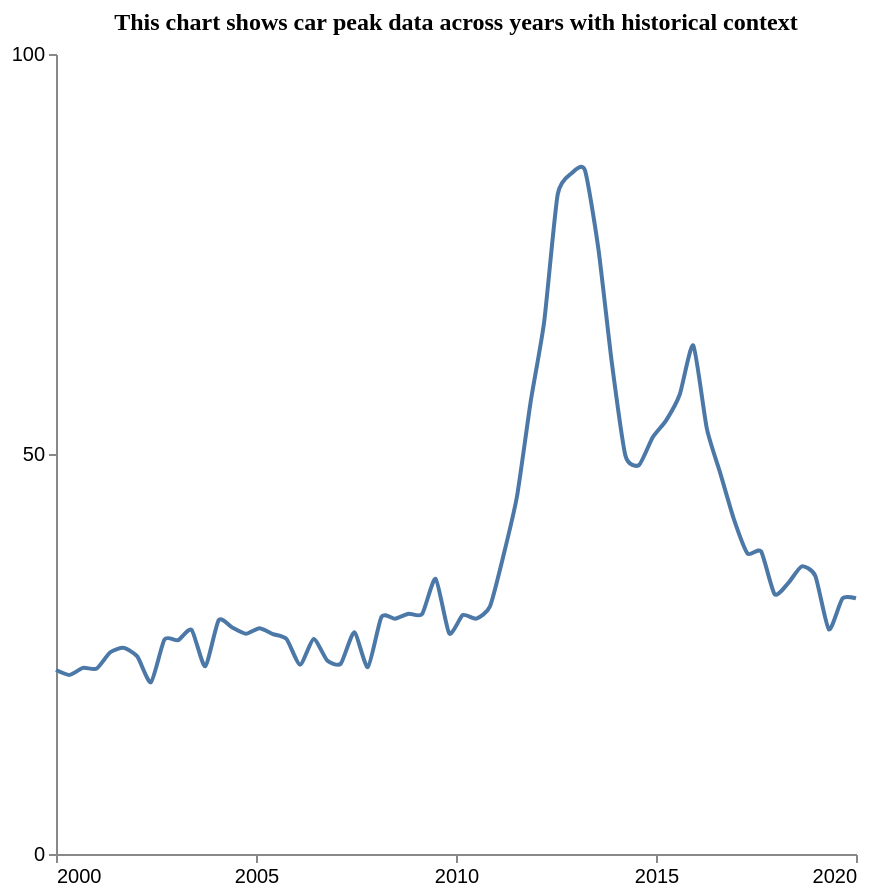

Express this chart as Vega-Lite.
### Vega-Lite specification from a JSON file in a GitHub repository (floating-point values rounded to 4 significant figures)
{"$schema": "https://vega.github.io/schema/vega-lite/v5.json", "description": "Pattern: Peak", "data": {"values": [{"X": 2000.0, "Y": 23.0}, {"X": 2000.0, "Y": 22.39}, {"X": 2001.0, "Y": 23.26}, {"X": 2001.0, "Y": 23.18}, {"X": 2001.0, "Y": 25.22}, {"X": 2002.0, "Y": 25.77}, {"X": 2002.0, "Y": 24.68}, {"X": 2002.0, "Y": 21.47}, {"X": 2003.0, "Y": 26.81}, {"X": 2003.0, "Y": 26.72}, {"X": 2003.0, "Y": 28.02}, {"X": 2004.0, "Y": 23.47}, {"X": 2004.0, "Y": 29.24}, {"X": 2004.0, "Y": 28.31}, {"X": 2005.0, "Y": 27.53}, {"X": 2005.0, "Y": 28.21}, {"X": 2005.0, "Y": 27.49}, {"X": 2006.0, "Y": 26.87}, {"X": 2006.0, "Y": 23.66}, {"X": 2006.0, "Y": 26.87}, {"X": 2007.0, "Y": 24.2}, {"X": 2007.0, "Y": 23.78}, {"X": 2007.0, "Y": 27.72}, {"X": 2008.0, "Y": 23.36}, {"X": 2008.0, "Y": 29.63}, {"X": 2008.0, "Y": 29.42}, {"X": 2009.0, "Y": 30.04}, {"X": 2009.0, "Y": 29.99}, {"X": 2009.0, "Y": 34.4}, {"X": 2010.0, "Y": 27.58}, {"X": 2010.0, "Y": 29.86}, {"X": 2011.0, "Y": 29.41}, {"X": 2011.0, "Y": 30.94}, {"X": 2011.0, "Y": 37.31}, {"X": 2012.0, "Y": 44.72}, {"X": 2012.0, "Y": 56.46}, {"X": 2012.0, "Y": 66.5}, {"X": 2013.0, "Y": 82.45}, {"X": 2013.0, "Y": 85.05}, {"X": 2013.0, "Y": 85.52}, {"X": 2014.0, "Y": 75.65}, {"X": 2014.0, "Y": 61.31}, {"X": 2014.0, "Y": 49.77}, {"X": 2015.0, "Y": 48.63}, {"X": 2015.0, "Y": 52.06}, {"X": 2015.0, "Y": 54.21}, {"X": 2016.0, "Y": 57.43}, {"X": 2016.0, "Y": 63.56}, {"X": 2016.0, "Y": 53.16}, {"X": 2017.0, "Y": 47.55}, {"X": 2017.0, "Y": 41.83}, {"X": 2017.0, "Y": 37.57}, {"X": 2018.0, "Y": 37.82}, {"X": 2018.0, "Y": 32.47}, {"X": 2018.0, "Y": 33.86}, {"X": 2019.0, "Y": 35.95}, {"X": 2019.0, "Y": 34.76}, {"X": 2019.0, "Y": 28.07}, {"X": 2020.0, "Y": 31.93}, {"X": 2020.0, "Y": 31.96}]}, "mark": {"type": "line", "interpolate": "cardinal", "tension": 0.4}, "encoding": {"x": {"field": "X", "type": "quantitative", "title": "", "axis": {"grid": false, "format": "d", "values": [2000, 2005, 2010, 2015, 2020], "tickSize": 4}, "scale": {"domain": [2000, 2020]}}, "y": {"field": "Y", "type": "quantitative", "title": "", "axis": {"grid": false, "format": "d", "values": [0, 50, 100], "tickSize": 4, "tickOpacity": 1}, "scale": {"domain": [0, 100]}}}, "title": {"text": "This chart shows car peak data across years with historical context", "anchor": "middle", "font": "Tahoma", "fontSize": 12}, "config": {"lineBreak": "^", "view": {"stroke": null}}, "height": 400, "width": 400, "autosize": "pad"}
